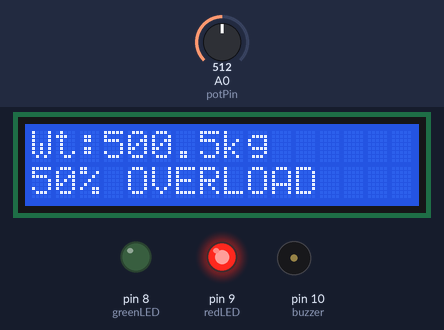
Bench run of a sketch on a simulated Arduino Uno, built with avr-gcc and run on an emulated ATmega328P. On the bench: 16×2 character LCD, output pins drawn as LEDs (lit = HIGH), buzzer (waves = sounding, pin HIGH). Inputs (shaded band) come from the test bench; at power-on: A0 (potPin) = 512. What the sketch prints to the serial monitor is not drawn.

Above: at 3.2 s.
3.3 s: A0 (potPin) set to 497
At 3.9 s:
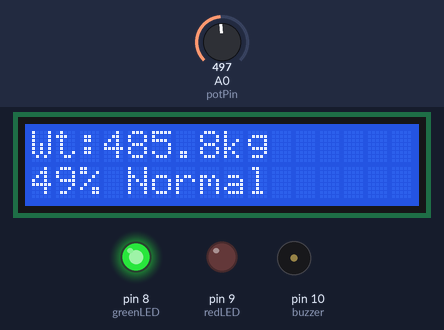
4.9 s: A0 (potPin) set to 1023
At 5.46 s:
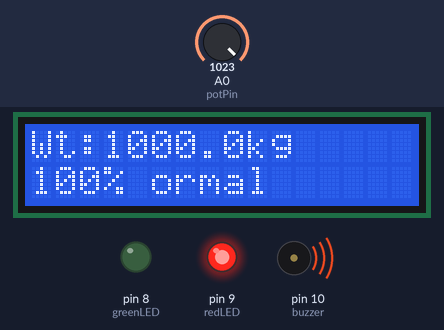
6.8 s: A0 (potPin) set to 1007
At 7.89 s:
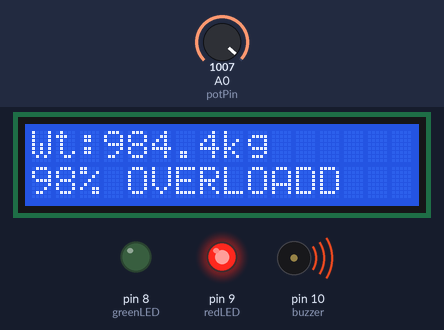
9.8 s: A0 (potPin) set to 0
At 10.7 s:
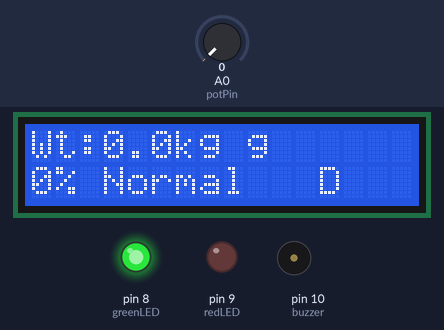
11.7 s: A0 (potPin) set to 9
At 12.9 s:
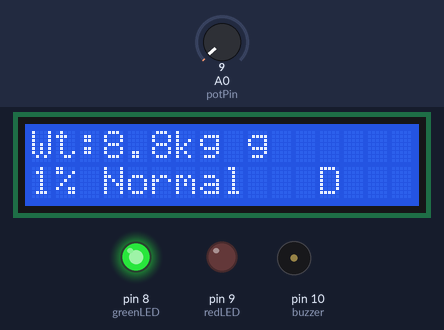
13.7 s: A0 (potPin) set to 12
At 15.2 s:
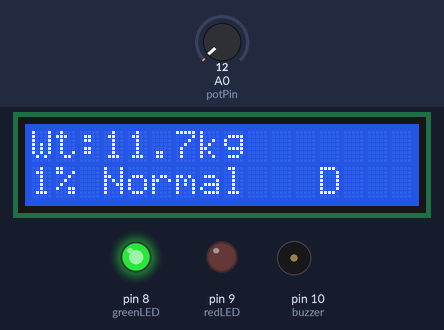
Timing chart, 0 to 16.7 s (numbered marks = the images above; inputs shaded):
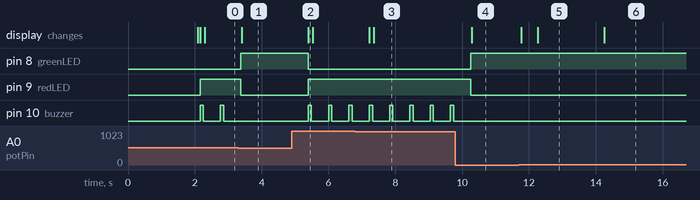

Measured:
- the behaviour switches between 512 and 511 on A0 (potPin) (found by bisection; images 0 and 1)
- the behaviour switches between 1018 and 1017 on A0 (potPin) (found by bisection; images 2 and 3)
- the behaviour switches between 10 and 11 on A0 (potPin) (found by bisection; images 5 and 6)
- after the input at 3.3 s, pin 8 (greenLED): LOW → HIGH after 0.07 s; pin 9 (redLED): HIGH → LOW after 0.07 s; pin 10 (buzzer): stops changing and stays LOW; the display: changes after 0.11 s (image 1)
- after the input at 4.9 s, pin 8 (greenLED): HIGH → LOW after 0.49 s; pin 9 (redLED): LOW → HIGH after 0.49 s; pin 10 (buzzer): alternates HIGH for 0.10 s and LOW for 0.51 s, starting after 0.49 s; the display: changes after 0.49 s (image 2)
- after the input at 6.8 s, the display: first changes after 0.42 s (image 3 shows a later state)
- after the input at 9.8 s, pin 8 (greenLED): LOW → HIGH after 0.45 s; pin 9 (redLED): HIGH → LOW after 0.45 s; pin 10 (buzzer): stops changing and stays LOW; the display: changes after 0.48 s (image 4)
- after the input at 11.7 s, the display: first changes after 0.07 s (image 5 shows a later state)
- after the input at 13.7 s, the display: changes after 0.56 s (image 6)

The sketch:

FleetIQ.ino
```cpp
#include <Wire.h>
#include <LiquidCrystal_I2C.h>

LiquidCrystal_I2C lcd(0x27,16,2);

const int potPin = A0;
const int greenLED = 8;
const int redLED = 9;
const int buzzer = 10;

// System parameters
const float maxCapacity = 1000.0;   // kg
const float threshold = 500.0;      // kg

// Variables
float weight = 0;
int value = 0;

void setup() {
  lcd.init();
  lcd.backlight();

  pinMode(greenLED, OUTPUT);
  pinMode(redLED, OUTPUT);
  pinMode(buzzer, OUTPUT);

  Serial.begin(9600);

  // Startup screen
  lcd.setCursor(0,0);
  lcd.print("Bus Monitor");
  lcd.setCursor(0,1);
  lcd.print("Max:");
  lcd.print(maxCapacity);
  lcd.print("kg");
  delay(2000);
  lcd.clear();
}

// Function for stable reading (average)
int readStableAnalog() {
  long sum = 0;
  for(int i = 0; i < 10; i++) {
    sum += analogRead(potPin);
    delay(5);
  }
  return sum / 10;
}

void loop() {

  // Read stable value
  value = readStableAnalog();

  // Convert to weight
  weight = (value / 1023.0) * maxCapacity;

  // Calculate percentage
  float percent = (weight / maxCapacity) * 100.0;

  // ===== LCD DISPLAY =====
  lcd.setCursor(0,0);
  lcd.print("Wt:");
  lcd.print(weight,1);
  lcd.print("kg ");

  lcd.setCursor(0,1);
  lcd.print(percent,0);
  lcd.print("% ");

  // ===== STATUS LOGIC =====
  if(weight < threshold) {
    digitalWrite(greenLED, HIGH);
    digitalWrite(redLED, LOW);
    digitalWrite(buzzer, LOW);

    lcd.print("Normal   ");

    Serial.println("Status: Normal Load");
  }
  else {
    digitalWrite(greenLED, LOW);
    digitalWrite(redLED, HIGH);

    // Buzzer beep pattern
    digitalWrite(buzzer, HIGH);
    delay(100);
    digitalWrite(buzzer, LOW);

    lcd.print("OVERLOAD");

    Serial.println("Status: OVERWEIGHT!!!");
  }

  // ===== SERIAL OUTPUT =====
  Serial.print("ADC: ");
  Serial.print(value);
  Serial.print(" | Weight: ");
  Serial.print(weight,2);
  Serial.print(" kg | Load: ");
  Serial.print(percent,1);
  Serial.println(" %");

  Serial.println("-------------------------");

  delay(400);
}
```
